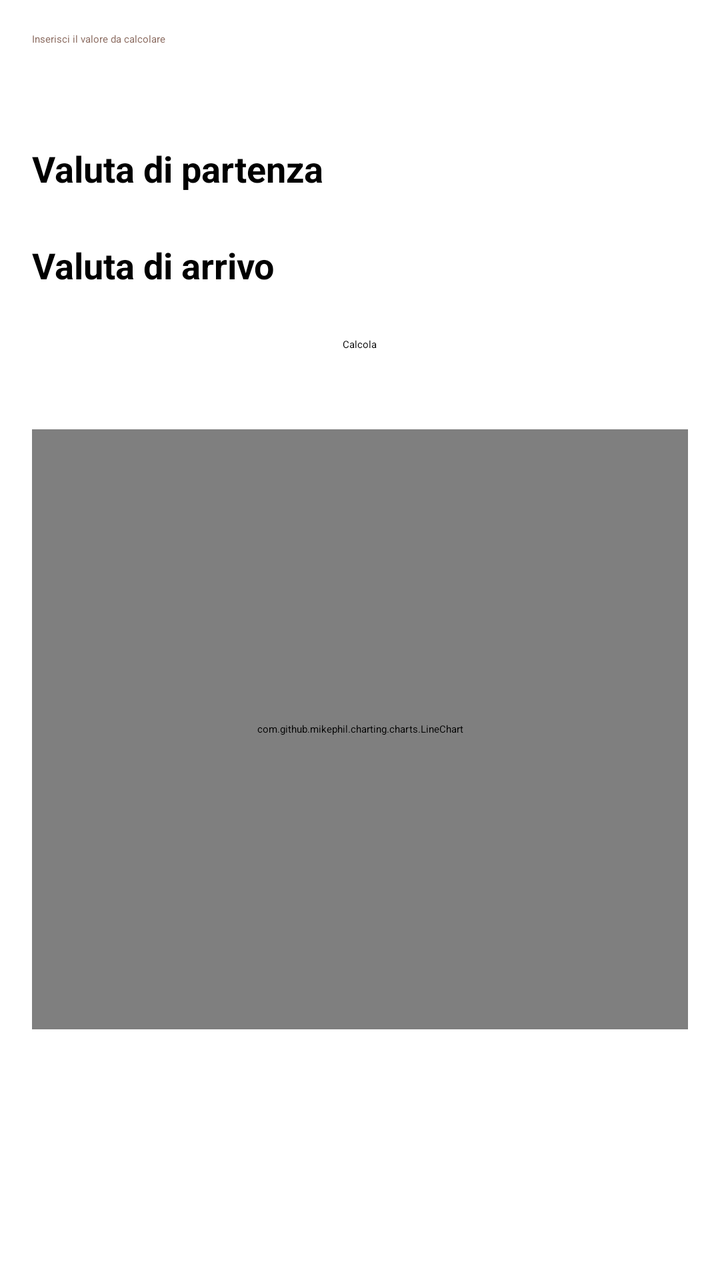
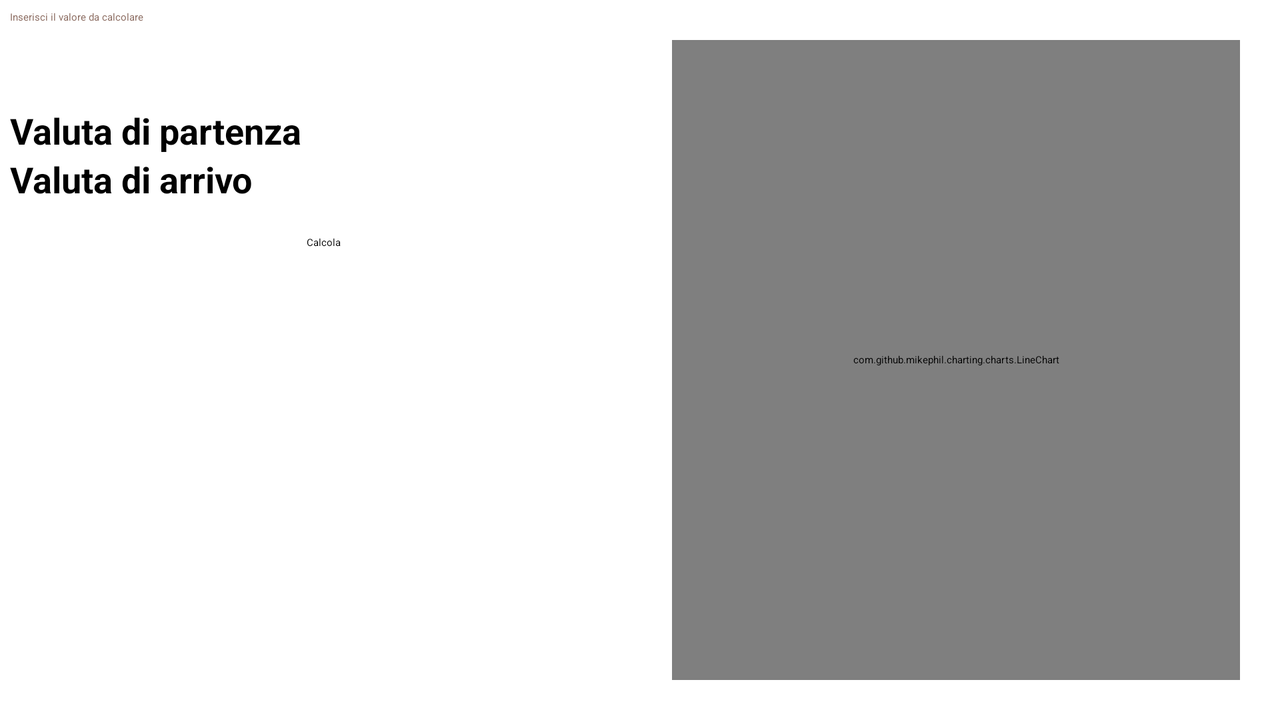

Compare how this app lays out the same screen by default and in its alternative resource folder. The renders come first, then the two layout files and the values they reference.
<!-- AndroidManifest.xml: application theme Theme.MyCurrency -->
<!-- res/layout/activity_main.xml -->
<?xml version="1.0" encoding="utf-8"?>
<LinearLayout xmlns:android="http://schemas.android.com/apk/res/android"
    xmlns:tools="http://schemas.android.com/tools"
    xmlns:app="http://schemas.android.com/apk/res-auto"
    android:layout_width="match_parent"
    android:layout_height="match_parent"
    android:orientation="vertical"
    tools:context=".MainActivity">

    <androidx.appcompat.widget.Toolbar
        android:id="@+id/toolbar"
        android:layout_width="match_parent"
        android:layout_height="?attr/actionBarSize"
        android:background="?attr/colorPrimary"
        app:title=""/>
    <LinearLayout
        android:layout_width="match_parent"
        android:layout_height="match_parent"
        android:padding="16dp"
        android:orientation="vertical">

        <EditText
            android:id="@+id/valueEditText"
            android:layout_width="wrap_content"
            android:layout_height="wrap_content"
            android:layout_marginBottom="8dp"
            android:hint="@string/inserisci_il_valore_da_calcolare"
            android:importantForAutofill="no"
            android:inputType="numberDecimal"
            android:minHeight="48dp"
            android:textColorHint="#8D6E63" />

        <TextView
            android:layout_width="wrap_content"
            android:layout_height="wrap_content"
            android:text="@string/valuta_di_partenza"
            android:textSize="18sp"
            android:textStyle="bold"
            android:layout_marginBottom="8dp" />

        <Spinner
            android:id="@+id/currencyStartSpinner"
            android:layout_width="match_parent"
            android:layout_height="wrap_content"
            android:layout_marginBottom="16dp"/>

        <TextView
            android:layout_width="wrap_content"
            android:layout_height="wrap_content"
            android:layout_marginBottom="8dp"
            android:text="@string/valuta_di_arrivo"
            android:textSize="18sp"
            android:textStyle="bold"/>

        <Spinner
            android:id="@+id/currencyEndSpinner"
            android:layout_width="match_parent"
            android:layout_height="wrap_content"/>


        <Button
            android:id="@+id/calculateButton"
            android:layout_width="wrap_content"
            android:layout_height="wrap_content"
            android:text="@string/calcola"
            android:layout_gravity="center_horizontal"
            android:layout_marginTop="16dp"/>

        <TextView
            android:id="@+id/resultTextView"
            android:layout_width="wrap_content"
            android:layout_height="wrap_content"
            android:layout_gravity="center"
            android:layout_marginTop="16dp"
            android:text=""
            android:textAppearance="?android:textAppearanceMedium" />

        <com.github.mikephil.charting.charts.LineChart
            android:id="@+id/exchangeRateChart"
            android:layout_width="match_parent"
            android:layout_height="300dp"
            android:layout_gravity="center"
            android:layout_marginTop="16dp"/>
    </LinearLayout>
</LinearLayout>
<!-- resources referenced by this layout -->
<resources>
  <string name="calcola">Calcola</string>
  <string name="inserisci_il_valore_da_calcolare">Inserisci il valore da calcolare</string>
  <string name="valuta_di_arrivo">Valuta di arrivo</string>
  <string name="valuta_di_partenza">Valuta di partenza</string>
  <!-- from res/values-v23/ -->
  <style name="Theme.MyCurrency" parent="Base.Theme.MyCurrency">
          
          <item name="android:navigationBarColor">@android:color/transparent</item>
          <item name="android:statusBarColor">@android:color/transparent</item>
          <item name="android:windowLightStatusBar">?attr/isLightTheme</item>
      </style>
</resources>
<!-- res/layout-land/activity_main.xml (the repository's variant of the layout above) -->
<!-- drawn on the phone turned sideways -->
<?xml version="1.0" encoding="utf-8"?>
<LinearLayout
    xmlns:android="http://schemas.android.com/apk/res/android"
    xmlns:tools="http://schemas.android.com/tools"
    xmlns:app="http://schemas.android.com/apk/res-auto"
    android:layout_width="match_parent"
    android:layout_height="match_parent"
    android:orientation="vertical"
    tools:context=".MainActivity">

    <androidx.appcompat.widget.Toolbar
        android:id="@+id/toolbar"
        android:layout_width="match_parent"
        android:layout_height="?attr/actionBarSize"
        android:background="?attr/colorPrimary"
        app:title=""/>

    <LinearLayout
        android:layout_width="match_parent"
        android:layout_height="match_parent"
        android:orientation="horizontal"
        android:padding="4dp"
        android:baselineAligned="false">

        <LinearLayout
            android:id="@+id/constraintLayout"
            android:layout_width="0dp"
            android:layout_weight="1"
            android:padding="1dp"
            android:layout_height="match_parent"
            tools:context=".MainActivity"
            android:orientation="vertical">

            <EditText
                android:id="@+id/valueEditText"
                android:layout_width="wrap_content"
                android:layout_height="wrap_content"
                android:hint="@string/inserisci_il_valore_da_calcolare"
                android:importantForAutofill="no"
                android:inputType="numberDecimal"
                android:minHeight="48dp"
                android:textColorHint="#8D6E63" />

            <TextView
                android:id="@+id/label1"
                android:layout_width="wrap_content"
                android:layout_height="wrap_content"
                android:text="@string/valuta_di_partenza"
                android:textSize="18sp"
                android:textStyle="bold" />

            <Spinner
                android:id="@+id/currencyStartSpinner"
                android:layout_width="match_parent"
                android:layout_height="wrap_content"
                tools:ignore="TouchTargetSizeCheck" />

            <TextView
                android:id="@+id/label2"
                android:layout_width="wrap_content"
                android:layout_height="wrap_content"
                android:text="@string/valuta_di_arrivo"
                android:textSize="18sp"
                android:textStyle="bold" />

            <Spinner
                android:id="@+id/currencyEndSpinner"
                android:layout_width="match_parent"
                android:layout_height="wrap_content"
                tools:ignore="TouchTargetSizeCheck" />

            <Button
                android:id="@+id/calculateButton"
                android:layout_width="wrap_content"
                android:layout_height="wrap_content"
                android:text="@string/calcola"
                android:layout_gravity="center_horizontal"
                android:layout_marginTop="16dp" />

            <TextView
                android:id="@+id/resultTextView"
                android:layout_width="wrap_content"
                android:layout_height="wrap_content"
                android:layout_gravity="center"
                android:text=""
                android:textAppearance="?android:textAppearanceMedium" />
        </LinearLayout>

        <LinearLayout
            android:layout_width="0dp"
            android:layout_height="match_parent"
            android:layout_weight="1"
            android:orientation="vertical">

            <com.github.mikephil.charting.charts.LineChart
                android:id="@+id/exchangeRateChart"
                android:layout_width="match_parent"
                android:layout_height="match_parent"
                android:layout_gravity="center"
                android:layout_margin="16dp" />
        </LinearLayout>
    </LinearLayout>
</LinearLayout>
